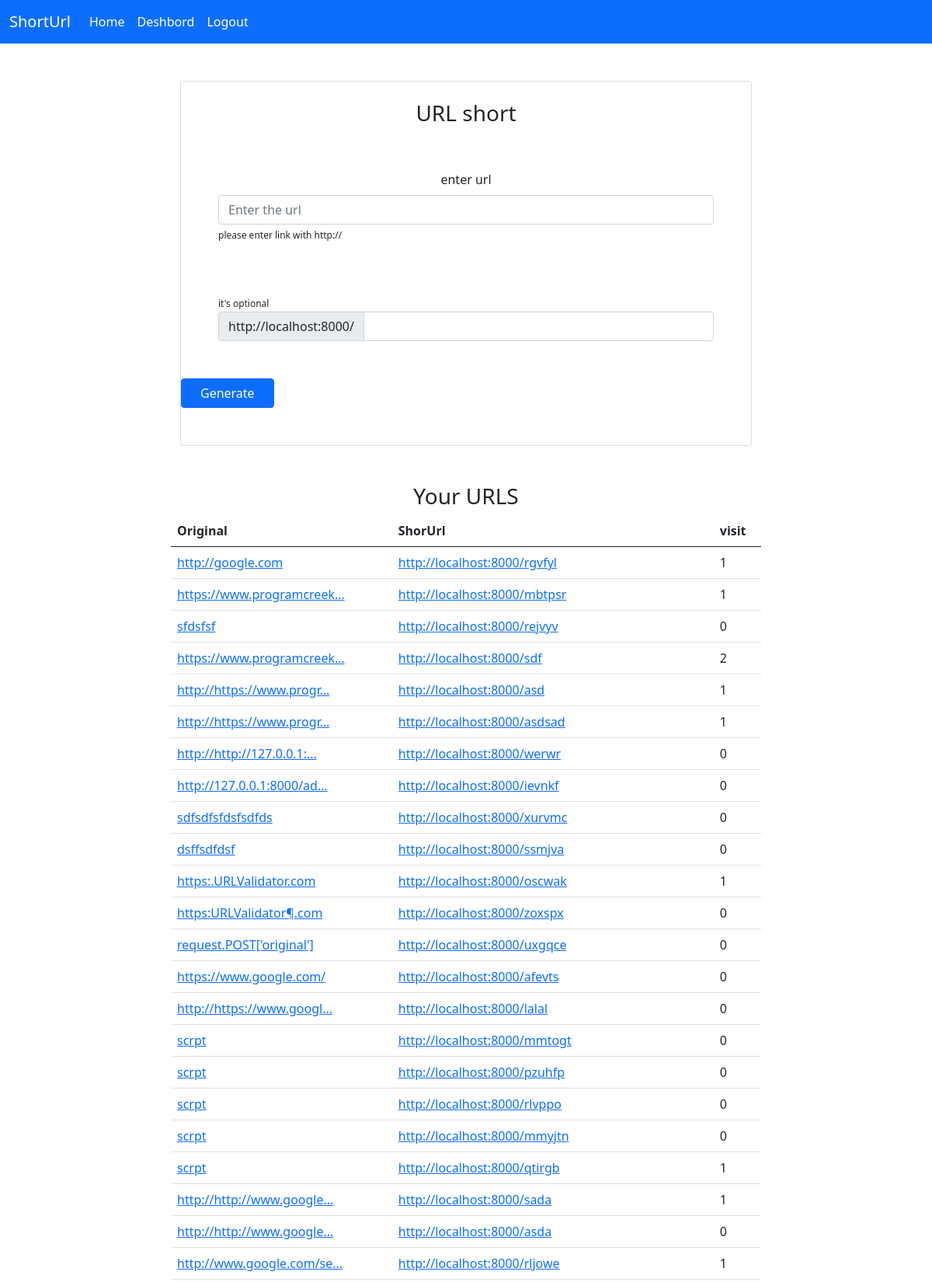
/deshbord/ (signed in, upper part), run on the app's committed database.
### urlshort/models.py (models this page shows)
class Urls(models.Model):
    oirignal_url=models.URLField(blank=False,max_length=250);
    short_query=models.URLField(blank=False,max_length=25);
    visit=models.IntegerField(default=0);
    user=models.ForeignKey(User,on_delete=models.CASCADE)

### urlshort/views.py (the view)
# urls.py: path('deshbord/',deshbord,name='deshbord'),
@login_required(login_url="/account/login/")
def deshbord(request):
    user=request.user
    urls=Urls.objects.filter(user=user).order_by('-id')
    return render(request,"Deshbord.html",{"urls":urls});

### templates/Deshbord.html (shortened to what this page needs)
{% extends 'base.html' %}
{% block body %}
  <div class="container">
    <div class="row">
    <div class=" col-sm-8 col-md-8 col-lg-8  mx-auto pt-5 ">
<div class="card" style="width: auto;">
<center><h3 class="pt-4">URL short </h3></center>
 <form method='POST' action="{% url "generate" %}">
 <div class="mb-3 p-5">
 <center> <label for="exampleFormControlInput1 " class="form-label">enter url</label></center>
  <input type="text" class="form-control" name="original"  id="exampleFormControlInput1"  placeholder="Enter the url" required="">
  <spam style='font-Size:12px'>please enter link with http://</spam>
</div>
 <spam class="mb-3 p-5 pt-0" style='font-Size:12px'>it's optional</spam>
<div class="input-group p-5 pt-0">
  <span class="input-group-text">http://localhost:8000/</span>
  <input type="text" aria-label="First name" name="short" class="form-control">
</div>
<div class="form-gurop pb-5 pl-5 pt-0">
<input type='submit'  class = 'btn btn-primary px-4'  value="Generate">
</div>
</div>
<center><h3 class="pt-5">Your URLS</h3></center>
<div class="row justify-content-between">
       <table class="table">
  <thead>
    <tr>
      <th scope="col">Original</th>
      <th scope="col">ShorUrl</th>
      <th scope="col">visit</th>
    </tr>
  </thead>
  <tbody>
  {% for url in urls %}
    <tr>
      <td> <a href="{{ url.oirignal_url }}">{{ url.oirignal_url|striptags|truncatechars:25 }}</a></td>
      <td><a href="http://localhost:8000/{{ url.short_query }}" >http://localhost:8000/{{ url.short_query }}</a></td>
      <td>{{url.visit}}</td>
    </tr>
    {% endfor %}
  </tbody>
</table>
</div>
    </div>
    </div>
    </div>
{% endblock body %}

### templates/base.html (shortened to what this page needs)
<!doctype html>
<html lang="en">
  <head>
    <link rel="stylesheet" href="https://stackpath.bootstrapcdn.com/bootstrap/5.0.0-alpha1/css/bootstrap.min.css">
  </head>
  <body>
<nav class="navbar navbar-expand-lg navbar-dark bg-primary">
  <div class="container-fluid">
    <a class="navbar-brand" href="/">ShortUrl</a>
    <div class="collapse navbar-collapse " id="navbarSupportedContent">
      <ul class="navbar-nav pr-5 mb-2 mb-lg-0 ml-auto ">
        <li class="nav-item">
          <a class="nav-link active " aria-current="page" href="/">Home</a>
        </li>
        {% if user.is_authenticated %}
        <li class="nav-item">
          <a class="nav-link active" href="{% url 'deshbord' %}">Deshbord</a>
        </li>
          <li class="nav-item">
          <a class="nav-link active" href="{% url 'logout' %}">Logout</a>
        </li>
        {% endif %}
      </ul>
    </div>
  </div>
</nav>
{% block body %}
{% endblock body %}
   </body>
</html>

### data on the page
Urls: oirignal_url "http://google.com", short_query "rgvfyl", visit "1"
Urls: oirignal_url "https://www.programcreek…", short_query "mbtpsr", visit "1"
Urls: oirignal_url "sfdsfsf", short_query "rejvyv", visit "0"
Urls: oirignal_url "https://www.programcreek…", short_query "sdf", visit "2"
Urls: oirignal_url "http://https://www.progr…", short_query "asd", visit "1"
Urls: oirignal_url "http://https://www.progr…", short_query "asdsad", visit "1"
Urls: oirignal_url "http://http://127.0.0.1:…", short_query "werwr", visit "0"
Urls: oirignal_url "http://127.0.0.1:8000/ad…", short_query "ievnkf", visit "0"
Urls: oirignal_url "sdfsdfsfdsfsdfds", short_query "xurvmc", visit "0"
Urls: oirignal_url "dsffsdfdsf", short_query "ssmjva", visit "0"
Urls: oirignal_url "https:.URLValidator.com", short_query "oscwak", visit "1"
Urls: oirignal_url "https:URLValidator¶.com", short_query "zoxspx", visit "0"
Urls: oirignal_url "request.POST['original']", short_query "uxgqce", visit "0"
Urls: oirignal_url "https://www.google.com/", short_query "afevts", visit "0"
Urls: oirignal_url "http://https://www.googl…", short_query "lalal", visit "0"
Urls: oirignal_url "scrpt", short_query "mmtogt", visit "0"
Urls: oirignal_url "scrpt", short_query "pzuhfp", visit "0"
Urls: oirignal_url "scrpt", short_query "rlvppo", visit "0"
Urls: oirignal_url "scrpt", short_query "mmyjtn", visit "0"
Urls: oirignal_url "scrpt", short_query "qtirgb", visit "1"
Urls: oirignal_url "http://http://www.google…", short_query "sada", visit "1"
Urls: oirignal_url "http://http://www.google…", short_query "asda", visit "0"
Urls: oirignal_url "http://www.google.com/se…", short_query "rljowe", visit "1"
